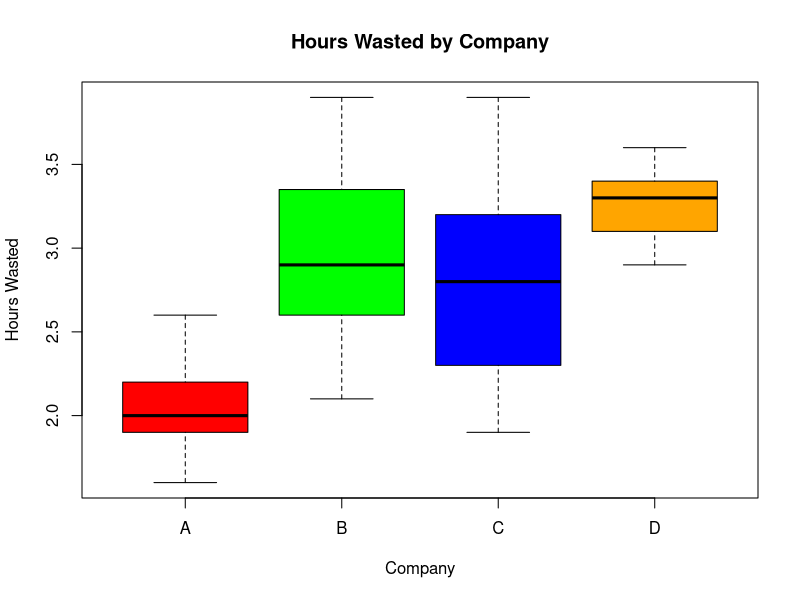

Recreate this plot in R.
## ---- chunk 1
waste.data <- read.csv("waste.csv", head=TRUE)
attach(waste.data)
## ---- chunk 2
waste_ANOVA <- aov(Hours~Company)
summary(waste_ANOVA)
## ---- chunk 3
boxplot(Hours ~ Company, xlab="Company", ylab="Hours Wasted", main="Hours Wasted by Company", col=c('Red', 'Green', 'Blue', 'Orange'))
## ---- chunk 4
TukeyHSD(waste_ANOVA)
